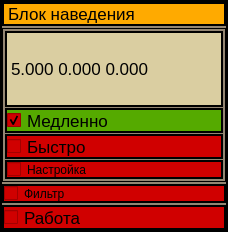
<?xml version="1.0" encoding="UTF-8"?>
<ui version="4.0">
 <class>AimingBlockWindow</class>
 <widget class="QWidget" name="AimingBlockWindow">
  <property name="geometry">
   <rect>
    <x>0</x>
    <y>0</y>
    <width>228</width>
    <height>232</height>
   </rect>
  </property>
  <property name="sizePolicy">
   <sizepolicy hsizetype="Minimum" vsizetype="Minimum">
    <horstretch>0</horstretch>
    <verstretch>0</verstretch>
   </sizepolicy>
  </property>
  <property name="windowTitle">
   <string>AimingBlockWindow</string>
  </property>
  <property name="styleSheet">
   <string notr="true">QWidget{border: 2px solid line black; background-color: rgb(148, 134, 115); font: 13pt &quot;Sans Serif&quot;;}
QLineEdit{border: 2px solid line black;background-color: rgb(227, 227, 227);}
QCheckBox{border: 2px solid line black;background-color: rgb(208, 0, 0);}
QCheckBox::checked{border: 2px solid line black; background-color: rgb(85, 170, 0);}
QLabel{background-color: rgb(218, 206, 161);}
</string>
  </property>
  <layout class="QGridLayout" name="gridLayout">
   <property name="leftMargin">
    <number>2</number>
   </property>
   <property name="topMargin">
    <number>2</number>
   </property>
   <property name="rightMargin">
    <number>2</number>
   </property>
   <property name="bottomMargin">
    <number>2</number>
   </property>
   <property name="spacing">
    <number>2</number>
   </property>
   <item row="1" column="0">
    <widget class="QGroupBox" name="groupBox">
     <property name="styleSheet">
      <string notr="true">QGroupBox
{
border: 1px solid line;
	color: rgb(148, 148, 148);
}


QPushButton
{
background-color: rgb(170, 0, 0);
}

QPushButton:checked
{

 
	background-color: rgb(85, 170, 0);

}

QPushButton:pressed
{

 
	
	background-color: qlineargradient(spread:pad, x1:0.025, y1:0.00568182, x2:1, y2:1, stop:0 rgba(0, 170, 18, 255), stop:1 rgba(255, 255, 255, 255));

}
</string>
     </property>
     <property name="title">
      <string/>
     </property>
     <layout class="QVBoxLayout" name="verticalLayout">
      <property name="spacing">
       <number>1</number>
      </property>
      <property name="leftMargin">
       <number>1</number>
      </property>
      <property name="topMargin">
       <number>1</number>
      </property>
      <property name="rightMargin">
       <number>1</number>
      </property>
      <property name="bottomMargin">
       <number>1</number>
      </property>
      <item>
       <widget class="QLabel" name="labelPidParam">
        <property name="font">
         <font>
          <pointsize>13</pointsize>
          <italic>false</italic>
          <bold>false</bold>
         </font>
        </property>
        <property name="styleSheet">
         <string notr="true"/>
        </property>
        <property name="text">
         <string>5.000 0.000 0.000</string>
        </property>
       </widget>
      </item>
      <item>
       <widget class="QCheckBox" name="checkMoveSlowPID">
        <property name="font">
         <font>
          <pointsize>13</pointsize>
          <italic>false</italic>
          <bold>false</bold>
         </font>
        </property>
        <property name="text">
         <string>Медленно</string>
        </property>
        <property name="checked">
         <bool>true</bool>
        </property>
        <property name="autoExclusive">
         <bool>true</bool>
        </property>
       </widget>
      </item>
      <item>
       <widget class="QCheckBox" name="checkMoveFastPID">
        <property name="font">
         <font>
          <pointsize>13</pointsize>
          <italic>false</italic>
          <bold>false</bold>
         </font>
        </property>
        <property name="text">
         <string>Быстро</string>
        </property>
        <property name="autoExclusive">
         <bool>true</bool>
        </property>
       </widget>
      </item>
      <item>
       <widget class="QCheckBox" name="checkTuningMode">
        <property name="text">
         <string>Настройка</string>
        </property>
        <property name="autoExclusive">
         <bool>true</bool>
        </property>
       </widget>
      </item>
     </layout>
    </widget>
   </item>
   <item row="0" column="0">
    <widget class="QLabel" name="label">
     <property name="sizePolicy">
      <sizepolicy hsizetype="Preferred" vsizetype="Maximum">
       <horstretch>0</horstretch>
       <verstretch>0</verstretch>
      </sizepolicy>
     </property>
     <property name="font">
      <font>
       <pointsize>13</pointsize>
       <italic>false</italic>
       <bold>false</bold>
      </font>
     </property>
     <property name="styleSheet">
      <string notr="true">QLabel
{
border: 2px solid line black;
	
	background-color: rgb(255, 170, 0);
}</string>
     </property>
     <property name="text">
      <string>Блок наведения</string>
     </property>
    </widget>
   </item>
   <item row="3" column="0">
    <widget class="QCheckBox" name="checkWorkBlock">
     <property name="font">
      <font>
       <pointsize>13</pointsize>
       <italic>false</italic>
       <bold>false</bold>
      </font>
     </property>
     <property name="text">
      <string>Работа</string>
     </property>
    </widget>
   </item>
   <item row="2" column="0">
    <widget class="QCheckBox" name="checkBoxFilterOnOff">
     <property name="text">
      <string>Фильтр</string>
     </property>
     <property name="checked">
      <bool>false</bool>
     </property>
    </widget>
   </item>
  </layout>
 </widget>
 <layoutdefault spacing="6" margin="11"/>
 <resources/>
 <connections/>
</ui>
